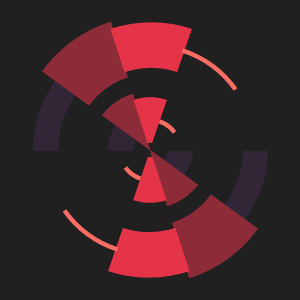
Frame 1 (no input)
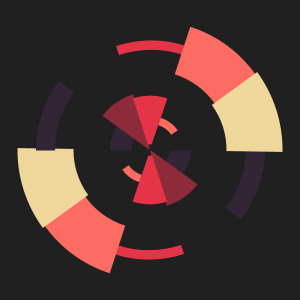
Frame 60 (the mouse pressed at the canvas centre just before this capture)
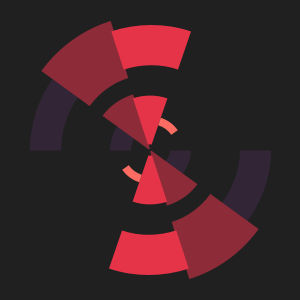
Frame 120 (the mouse held since frame 60 and released just before this capture)

The Processing sketch that drew these frames (run headless with seeded random() and noise(); from frame 60 on, the mouse is pressed at the canvas centre):

// Processing sketch: processing_124007
// ── processing_124007.pde

int numElem=10;
myArc[] myArcs=new myArc [numElem];
myArc[] myArcs2=new myArc [numElem];

color bg=#202020;
color[] palette={#322536,#8D2B38,#E53448,#FC6C63,#EFD79B};
float org_x,org_y,diam,a;

void setup(){
  size(300,300);
  background(bg);
  noFill();
  strokeCap(SQUARE);
  
  org_x=width/2;
  org_y=height/2;
  float end=0;
  float start=0;
  float theta=0;
  
  for(int i=0;i<numElem;i++){
    color s=palette[i%palette.length];
    start=end;
    end=start+TAU/numElem;
    myArcs[i]=new myArc(s,start,end,theta,1);
    myArcs2[i]=new myArc(s,start,end,theta,2);
    theta+=TAU/numElem;
  }
}
void draw(){
  background(bg);
  for(int i=0;i<numElem;i++){
    myArcs[i].run();
    myArcs2[i].run();
  }
}
class myArc{
  float start,end,theta,sw,a;
  color s;
  int type;
  
  myArc(color _s, float _start,float _end, float _theta, int _type){
    s=_s;
    start=_start;
    end=_end+radians(.9);
    theta=_theta;
    type=_type;
  }
  void run(){
    move();
    display();
  }
  void move(){
    sw=map((sin(theta*2)),-1,1,-10,60);
    if (type==1){
      diam=width*.2;
      theta+=0.0523*1;
    }
    else if(type==2){
      diam=width*.7;
      theta-=0.0523*1.5;
    }
  }
  void display(){
    if(sw<1){
      sw=1;
      a=0;
    }else{
      a=255;
    }
      stroke(s,a);
      strokeWeight(sw);
      arc(org_x,org_y,diam,diam,start,end);
  }
}
